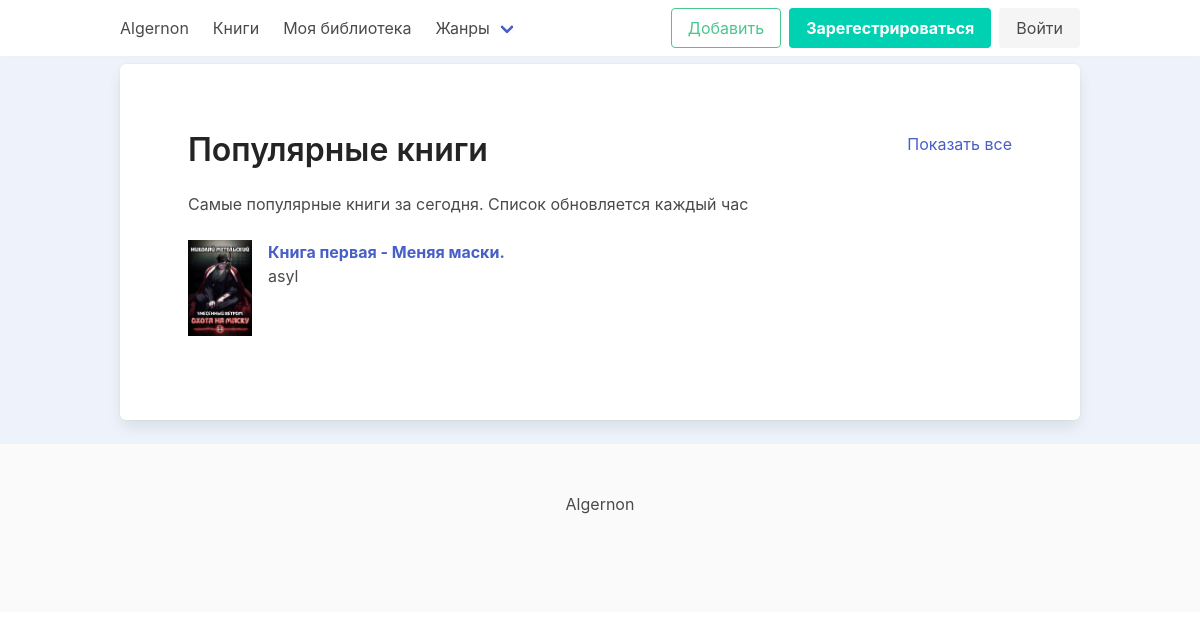
The app's page /, older data.
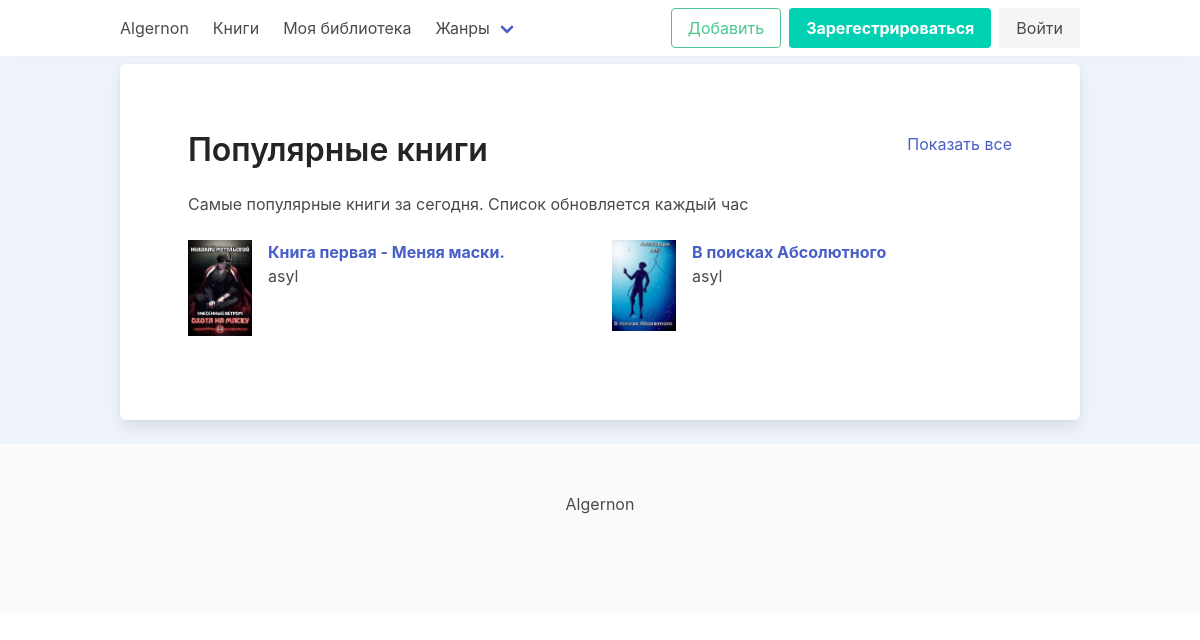
The same page, newer data.
### books/models.py (models this page shows, shortened)
class Book(models.Model):
    BOOK_CHOICES = (
        ("A", _("All")),
        ("O", _("Only friends")),
        ("N", _("Nobody"))
    )
    STATUS_CHOICES = (
        ("F", _("Finished")),
        ("D", _("Draft")),
        ("N", _("Not finished"))
    )
    author = models.ForeignKey(
        settings.AUTH_USER_MODEL,
        on_delete=models.CASCADE,
        related_name="books",
        verbose_name=_("Author")
    )
    cover = models.ImageField(upload_to="images/%Y-%m-%d/", default='images/no-image.jpg')
    title = models.CharField(max_length=150, unique=True, verbose_name=_("Book Name"))
    type = models.ForeignKey(
        Type,
        on_delete=models.SET_NULL,
        null=True,
        related_name="books",
        verbose_name=_("Book Type")
    )
    genre = models.ForeignKey(
        Genre,
        on_delete=models.SET_NULL,
        null=True,
        blank=True,
        related_name="books",
        verbose_name=_("Genre of the book")
    )
    cycle = models.ForeignKey(
        Cycle,
        on_delete=models.PROTECT,
        null=True,
        blank=True,
        related_name="books",
        verbose_name=_("Book Cycle")
    )
    description = models.TextField(max_length=1000, null=True, blank=True)
    remark = models.TextField(max_length=1000, null=True, blank=True)
    status = models.CharField(max_length=2, choices=STATUS_CHOICES, default="N")
    is_introductory = models.BooleanField(default=False)
    is_eighteen_plus = models.BooleanField(default=False)
    is_published = models.BooleanField(default=False)
    can_comment = models.CharField(max_length=2, choices=BOOK_CHOICES, default="N")
    can_read = models.CharField(max_length=2, choices=BOOK_CHOICES, default="N")
    can_download = models.CharField(max_length=2, choices=BOOK_CHOICES, default="N")
    views = models.PositiveIntegerField(default=0)
    created_at = models.DateTimeField(auto_now_add=True)
    updated_at = models.DateTimeField(auto_now=True)
    class Meta:
        verbose_name = _("Book Info")
        verbose_name_plural = _("Books Info")
    def get_absolute_url(self):
        return reverse('books:detail', args=[self.id])

### account/models.py (models this page shows, shortened)
class CustomUser(AbstractUser):
    USERNAME_FIELD = 'email'
    REQUIRED_FIELDS = ['username']
    email = models.EmailField(_('Email'), unique=True)
    DS = "Don't Show"
    MALE = "Male"
    FEMALE = "Female"
    GENDER_CHOICES = (
        (DS, _("Don't Show")),
        (MALE, _("Male")),
        (FEMALE, _("Female"))
    )
    ONLY_MONTH_AND_DAY = "Only month and day"
    SHOW = "Show"
    BIRTHDAY_CHOICES = (
        (DS, _("Don't Show")),
        (ONLY_MONTH_AND_DAY, _("Only month and day")),
        (SHOW, _("Show birthday"))
    )
    slug = models.SlugField(unique=True, null=True, blank=True)
    image = models.ImageField(upload_to='profile/%Y/%m-%d', default='images/no-image.png', blank=True)
    name = models.CharField(max_length=250, unique=True)
    status = models.CharField(max_length=250, null=True, blank=True)
    birthday = models.DateField(null=True, blank=True)
    birthday_visibility = models.CharField(max_length=40, choices=BIRTHDAY_CHOICES, default=DS)
    gender = models.CharField(max_length=50, choices=GENDER_CHOICES, default=DS)
    information = QuillField(max_length=1000, null=True, blank=True)
    def get_author_url(self):
        return reverse('authors:author_detail', args=[self.pk])

### books/views.py (the view)
# urls.py: path('', ShowCaseBookList.as_view(), name="homepage"),
class ShowCaseBookList(ListView):
    template_name = 'homepage.html'
    context_object_name = 'books'
    model = Book
    def get_queryset(self, *args, **kwargs):
        books = Book.objects.all()
        return books
    def get_context_data(self, *, object_list=None, **kwargs):
        context = super().get_context_data(**kwargs)
        context['genres'] = Genre.objects.filter(is_important=True)[:3]
        return context

### books/custom_context_processor.py (called while the page is built)
def genre_list(request):
    return {
        'genres': Genre.objects.all()
    }

### templates/homepage.html (shortened to what this page needs)
{% extends 'base.html' %}
{% load static %}
{% block content %}
    <div class=" container box">
        <section class="section">
            <div class="columns">
                <div class="column is-6">
                    <h3 class="title is-3 has-text-black-ter is-pulled-left">Популярные книги</h3>
                </div>
                <div class="column is-6">
                    <a href="" class="is-pulled-right">Показать все</a>
                </div>
            </div>
            <p class="mt-3 mb-5">
                Самые популярные книги за сегодня. Список обновляется каждый час
            </p>
            <div class="books">
                <div class="columns is-multiline">
                    {% for book in books %}
                        <div class="column is-6 mb-6">
                            <div class="media">
                                <figure class="media-left">
                                    <p class="image is-64x64">
                                        <a href="{{ book.get_absolute_url }}">
                                            <img src="{{ book.cover.url }}">
                                        </a>
                                    </p>
                                </figure>
                                <div class="media-content">
                                    <div class="content">
                                        <p>
                                            <a href="{{ book.get_absolute_url }}">
                                                <strong>{{ book.title }}</strong>
                                            </a>
                                            <br>
                                            <a href="{{ book.author.get_author_url }}" class="has-text-grey-dark">
                                                {{ book.author.name }}
                                            </a>
                                        </p>
                                    </div>
                                </div>
                            </div>
                        </div>
                    {% endfor %}
                </div>
            </div>
        </section>
    </div>
{% endblock content %}

Row changes from the older to the newer data that the page shows:
added Book: cover (picture), title "В поисках Абсолютного", author.name "asyl"
